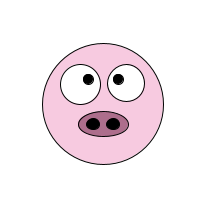
Frame 1 (no input)
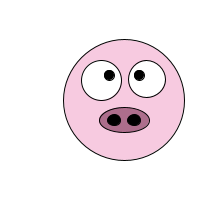
Frame 60 (the mouse pressed at the canvas centre just before this capture)
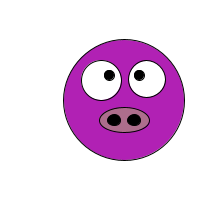
Frame 120 (the mouse held since frame 60 and released just before this capture)

The Processing sketch that drew these frames (run headless with seeded random() and noise(); from frame 60 on, the mouse is pressed at the canvas centre):

// Processing sketch: processing_145336
// ── processing_145336.pde


//definim variables
int _x;
int _y;
int velX;
int velY;

void setup(){
  size(200,200);

  _x = width/2;
  _y = height/2;
  velX = 3;
  velY = 4;
}

void draw(){
   _x = _x+velX;
  _y = _y+velY;
  background(255,255,255);
  fill(247,202,224);
      if(mousePressed){
  fill(177,33,180);
}
  ellipse(_x,_y,width/1.666,height/1.666);
        if(mousePressed){
  fill(255,21,21);
}
  fill(255,255,255);

  ellipse(_x+23,_y-21,width/5.5,height/5.5);

  fill(0);
  ellipse(_x+15,_y-25,width/20,height/20);
  fill(255,255,255);
  ellipse(_x-23,_y-20,width/5,height/5);
  fill(0);
  ellipse(_x-15,_y-25,width/20,height/20);
  fill(173,110,140);
  ellipse(_x,_y+20,width/4,height/8);
  fill(0);
  ellipse(_x-10,_y+20,width/15,height/18);
  fill(0);
  ellipse(_x+10,_y+20,width/15,height/18);
//posicio X
  if((_x-63<0)||(_x+63>width)){
    velX = -velX;
  }
    //posicio Y
  if((_y-63<0)||(_y+63>height)){
    velY = -velY;
}
}
void mousePressed() {
   
 _x=mouseX;
 _y=mouseY;
}
